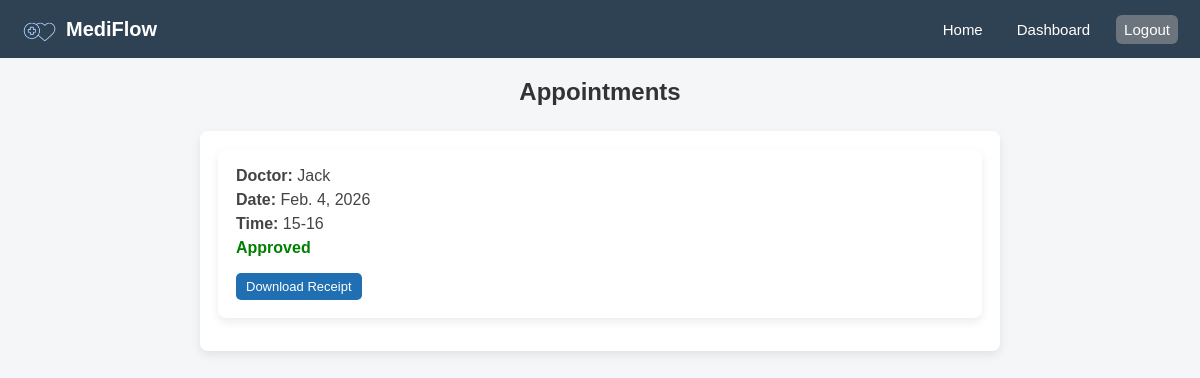
Screenshot of /patient/patientappointments/ (signed in) with the database file from the repository.
### appointment/models.py (models this page shows, shortened)
class Appointment(models.Model):
    STATUS_CHOICES = [
        ('Pending', 'Pending'),
        ('Approved', 'Approved'),
        ('Cancelled', 'Cancelled'),
    ]
    SLOT_CHOICES = [
        ('09-10', '09:00 - 10:00'),
        ('10-11', '10:00 - 11:00'),
        ('11-12', '11:00 - 12:00'),
        ('14-15', '02:00 - 03:00'),
        ('15-16', '03:00 - 04:00'),
        ('16-17', '04:00 - 05:00'),
    ]
    patient = models.ForeignKey(Patient, on_delete=models.CASCADE)
    doctor = models.ForeignKey(Doctor, on_delete=models.CASCADE)
    appointment_date = models.DateField(null=True,blank=True)
    time_slot = models.CharField(max_length=20, choices=SLOT_CHOICES,null=True,blank=True)
    created_at = models.DateTimeField(auto_now_add=True)
    status = models.CharField(
        max_length=20,
        choices=STATUS_CHOICES,
        default='Pending'
    )
    class Meta:
        constraints = [
            models.UniqueConstraint(
                fields=['patient', 'doctor', 'appointment_date', 'time_slot'],
                name='unique_patient_slot'
            )
        ]

### doctor/models.py (models this page shows, shortened)
class Doctor(models.Model):
    user = models.OneToOneField(User, on_delete=models.CASCADE,null=True,blank=True)
    name = models.CharField(max_length=100,null=True,blank=True)
    specializations = models.ManyToManyField(Specialization)
    image = models.ImageField(upload_to='doctors/', null=True, blank=True)
    available_days = models.CharField(max_length=100,blank=True, null=True)
    available_time = models.CharField(max_length=50,blank=True, null=True)
    is_active = models.BooleanField(default=True)
    experience = models.PositiveIntegerField(help_text="Years of experience", default=0,null=True,blank=True)
    hospital = models.CharField(max_length=150,null=True,blank=True)
    education = models.CharField(max_length=200,null=True,blank=True)

### patient/views.py (the view)
# urls.py: path('patientappointments/', views.my_appointments, name='my_appointments'),
def my_appointments(request):
    appointments = Appointment.objects.filter(
        patient_id=request.session['patient_id']
    ).order_by('-appointment_date')
    return render(request, 'my_appointments.html', {
        'appointments': appointments
    })

### patient/templates/my_appointments.html (shortened to what this page needs)
{% extends 'base.html' %}
{% load static %}
   {% block css %}  <link rel="stylesheet" href="{% static 'myappointment.css' %}">{% endblock %}
{% block content %}
    <div class="appointments-container">
    <h2>Appointments</h2>
    <div class="appointment-card">
    {% for a in appointments %}
 <div class="appointment-card">
        <p><strong>Doctor:</strong> {{ a.doctor.name }}</p>
        <p><strong>Date:</strong> {{ a.appointment_date }}</p>
        <p><strong>Time:</strong> {{ a.time_slot }}</p>
        <p class="status {{ a.status|lower }}">{{ a.status }}</p>
<a href="{% url 'appointment_receipt' a.id %}" class="receipt-btn">
     Download Receipt
</a>
</div>
 {% empty %}
    <p class="no-appointments">No appointments found.</p>
{% endfor %}
    </div>
{% endblock %}

### main/static/navbar.css (style rules this page uses)
html, body { margin: 0; padding: 0; overflow-x: hidden; }

### patient/static/myappointment.css (style rules this page uses)
* { box-sizing: border-box; font-family: Arial, sans-serif; }
body { background: #f4f6f8; margin: 0; }
.appointments-container { max-width: 800px; margin: auto; }
h2 { text-align: center; margin-bottom: 25px; color: #333; }
.appointment-card { background: #fff; padding: 18px; margin-bottom: 15px; border-radius: 8px; box-shadow: 0 4px 10px rgba(0,0,0,0.08); display: flex; flex-direction: column; gap: 6px; }
.appointment-card p { margin: 0; color: #444; }
.status { font-weight: bold; }
.status.approved { color: green; }
.cancel-btn,.receipt-btn { align-self: flex-start; margin-top: 10px; text-decoration: none; padding: 6px 10px; border-radius: 5px; font-size: 13px; color: white; display: inline-block; white-space: nowrap; transition: background-color 0.2s ease; }
.receipt-btn { background-color:#1f6fb2; }

### rows the page displays
Appointment: doctor.name "Jack", appointment_date "Feb. 4, 2026", time_slot "15-16", status "Approved"
